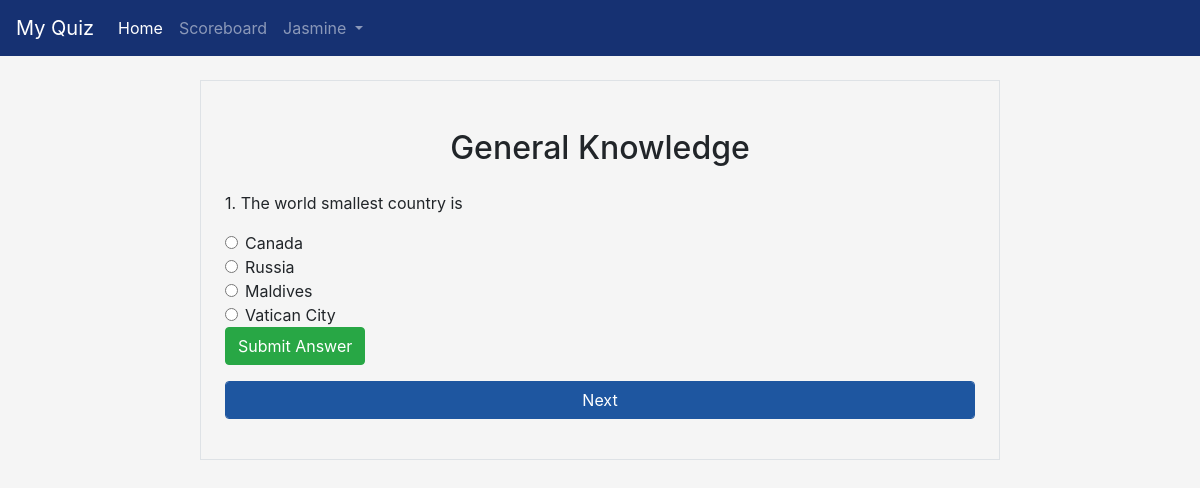
The page /quizview/1 (signed in) on the database its author committed.
### quiz/models.py (models this page shows, shortened)
class Question(models.Model):
	quiz = models.ForeignKey(Quiz, on_delete=models.CASCADE)
	label = models.CharField(max_length=100)
	order = models.IntegerField(default=0)
	option1 = models.CharField(max_length=100, blank=True)
	option2 = models.CharField(max_length=100, blank=True)
	option3 = models.CharField(max_length=100, blank=True)
	option4 = models.CharField(max_length=100, blank=True)
	ans = models.CharField(max_length=100, blank=True)
	class Meta:
		ordering = ['order']

class Quiz(models.Model):
	name = models.CharField(max_length=100,default="")
	description = models.CharField(max_length=100)
	pub_date = models.DateField()
	class Meta:
		verbose_name = "Quizes"
	def __str__(self):
		return self.name

### quiz/views.py (the view)
# urls.py: path('quizview/<int:myid>', views.quizView, name="Quiz List"),
def quizView(request, myid):
    if request.user.is_anonymous:
        return redirect("/login")
    obj = Question.objects.filter(quiz__id=myid)
    for i in obj:
        anslist.append(i.ans)
    paginator = Paginator(obj, 1)
    try:
        page = int(request.GET.get('page', '1'))
    except:
        page = 1
    try:
        questions = paginator.page(page)
    except(EmptyPage, InvalidPage):
        questions = paginator.page(paginator.num_pages)
    return render(request, 'quizview.html', {'obj': obj, 'questions':questions})

### quiz/templates/quizview.html (shortened to what this page needs)
{% extends 'basic.html' %}
{% block body %}
<div class="col-lg-8 border p-4 m-4 mx-auto">
  {% for q in questions %}
  <h2 class="head">{{ q.quiz }}</h2>
  <div class="ques">
    <P>{{ q.order }}. {{ q.label }}</p>
    <form>
      <div class="form-check">
        <input class="form-check-input rb" type="radio" name="name" id="option1" value="{{ q.option1 }}">
        <label class="form-check-label" for="exampleRadios1">
          {{ q.option1 }}
        </label>
      </div>
      <div class="form-check">
        <input class="form-check-input rb" type="radio" name="name" id="option2" value="{{ q.option2 }}">
        <label class="form-check-label" for="exampleRadios2">
          {{ q.option2 }}
        </label>
      </div>
      <div class="form-check">
        <input class="form-check-input rb" type="radio" name="name" id="option3" value="{{ q.option3 }}">
        <label class="form-check-label" for="exampleRadios1">
          {{ q.option3 }}
        </label>
      </div>
      <div class="form-check">
        <input class="form-check-input rb" type="radio" name="name" id="option4" value="{{ q.option4 }}">
        <label class="form-check-label" for="exampleRadios1">
          {{ q.option4 }}
        </label>
      </div>
  </div>
  {% endfor %}
  <div class="form-group">
    <button class="btn btn-success" id="save_ans"> Submit Answer </button>
  </div>
  <div class="paginator">
    <div class="form-group">
      {% if questions.has_next %}
      <a href="?page={{ questions.next_page_number }}"><button class="btn form-control btn-primary"
          id="submitAnswer">Next</button></a>
      {% else %}
      <a href="/result/{{user.id}}"><button class="btn form-control btn-success" id="submitAnswer">Submit Quiz</button></a>
      {% endif %}
    </div>
  </div>
</div>
{% endblock %}

### quiz/templates/basic.html (shortened to what this page needs)
<!doctype html>
<html lang="en">
<head>
  <link rel="stylesheet" href="https://stackpath.bootstrapcdn.com/bootstrap/4.5.2/css/bootstrap.min.css"
>
  {% load static %}
  <link rel="stylesheet" href="{% static 'style.css'%}">
</head>
<body class="basic">
  <nav class="navbar navbar-expand-lg navbar-dark bg-nav">
    <a class="navbar-brand" href="#">My Quiz</a>
    <div class="collapse navbar-collapse" id="navbarSupportedContent">
      <ul class="navbar-nav mr-auto">
        <li class="nav-item active">
          <a class="nav-link" href="/">Home <span class="sr-only">(current)</span></a>
        </li>
        <li class="nav-item">
          <a class="nav-link" href="/scoreboard">Scoreboard</a>
        </li>
        {% if request.user.is_anonymous %}
        <li class="nav-item">
          <a class="nav-link" href="/login">Login</a>
        </li>
        {% else %}
        <li class="nav-item dropdown">
          <a class="nav-link dropdown-toggle" href="#" id="navbarDropdown" role="button" data-toggle="dropdown"
            aria-haspopup="true" aria-expanded="false">
            {{ request.user }}
          </a>
        </li>
        {% endif %}
      </ul>
    </div>
  </nav>
  {% block body %} {% endblock %}
</body>
</html>

### quiz/static/style.css (style rules this page uses)
.btn-primary { background-color: #1E56A0; border-color: #1E56A0; }
.bg-nav { background-color: #163172; }
.basic { display: inline; }
html, body { height: 100%; }
body { display: -ms-flexbox; display: inline; -ms-flex-align: center; align-items: center; padding-top: 40px; padding-bottom: 40px; background-color: #f5f5f5; }
.head { text-align: center; margin: 1.5rem auto; }

### rows shown on the page
Question: quiz "General Knowledge", order "1", label "The world smallest country is", option1 "Canada", option2 "Russia", option3 "Maldives", option4 "Vatican City"

### other values the page prints
{{ request.user }} "Jasmine"
